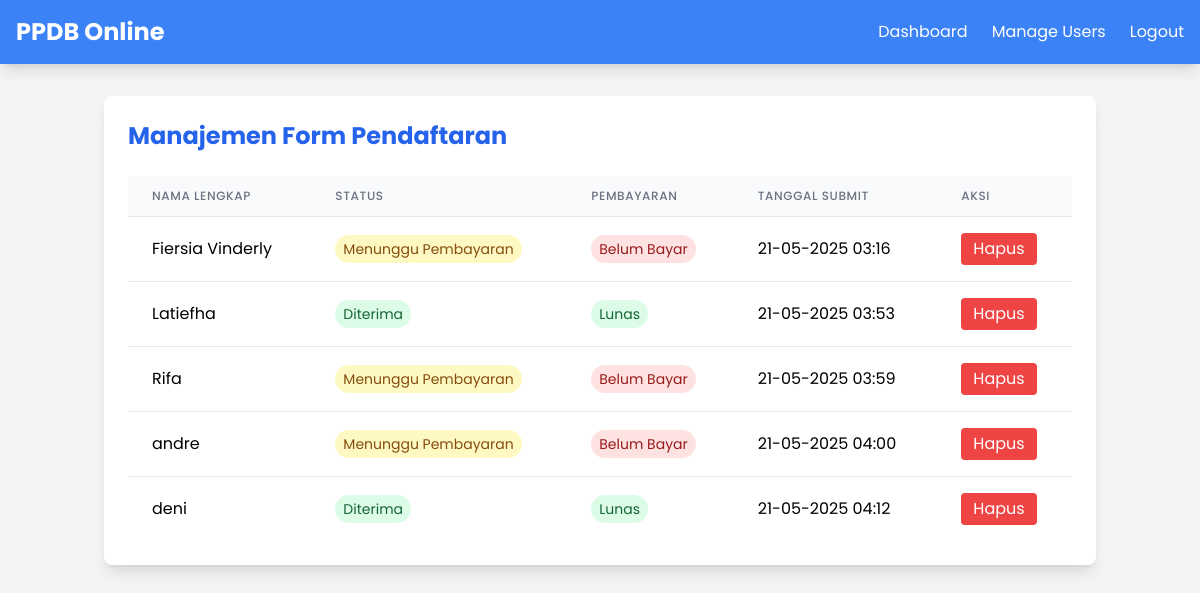
The app's page /admin/manage_forms (signed in), older data.
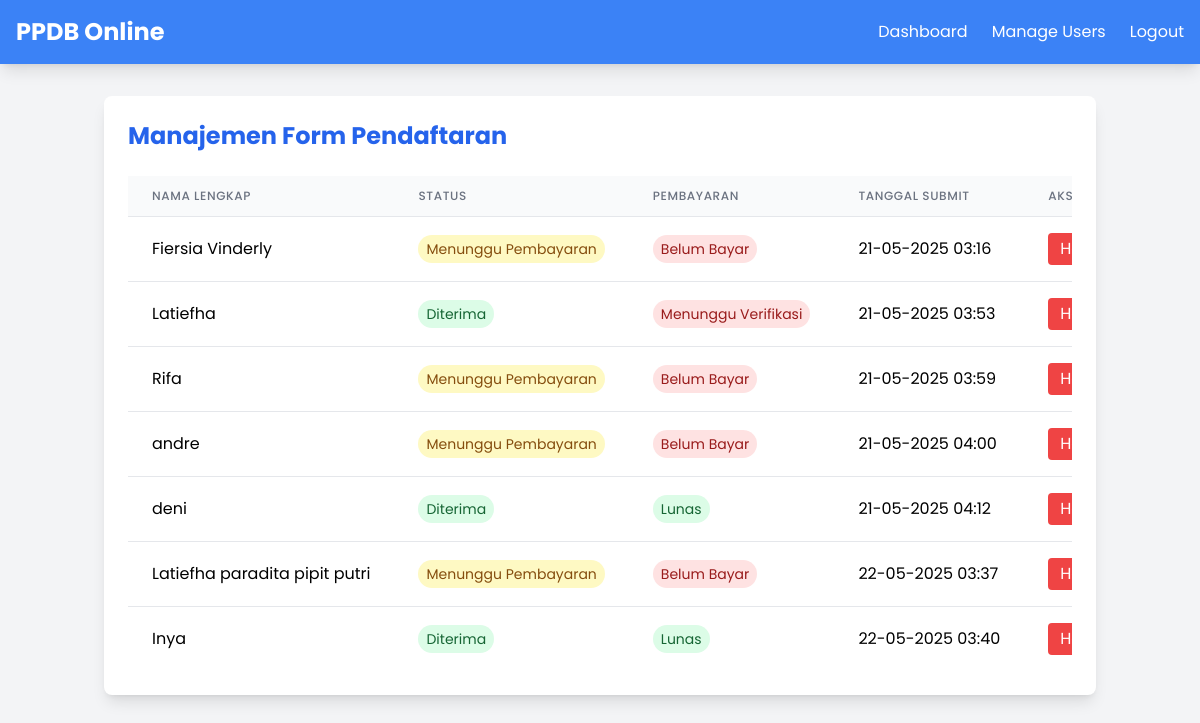
The same page, newer data.
### app/models.py (models this page shows, shortened)
class StudentForm(db.Model):
    __tablename__ = 'student_forms'
    id = db.Column(db.Integer, primary_key=True)
    user_id = db.Column(db.Integer, db.ForeignKey('users.id'), nullable=False)
    full_name = db.Column(db.String(100), nullable=False)
    gender = db.Column(db.String(1), nullable=False)
    birth_place = db.Column(db.String(100), nullable=False)
    birth_date = db.Column(db.Date, nullable=False)
    religion = db.Column(db.String(20), nullable=False)
    nisn = db.Column(db.String(20), nullable=False)
    father_name = db.Column(db.String(100), nullable=False)
    mother_name = db.Column(db.String(100), nullable=False)
    parent_phone = db.Column(db.String(15), nullable=False)
    parent_occupation = db.Column(db.String(100), nullable=False)
    address = db.Column(db.Text, nullable=False)
    previous_school = db.Column(db.String(100), nullable=False)
    achievement_file = db.Column(db.String(255), nullable=True)
    status = db.Column(db.String(20), default='Menunggu')
    payment_proof = db.Column(db.String(255), nullable=True)
    payment_status = db.Column(db.String(20), default='Belum Bayar')
    created_at = db.Column(db.DateTime, default=datetime.utcnow)
    user = db.relationship('User', backref='forms')
    accepted_record = db.relationship('AcceptedStudent', backref='form',
                                    uselist=False, cascade='all, delete-orphan')
    rejected_record = db.relationship('RejectedStudent', backref='form',
                                    uselist=False, cascade='all, delete-orphan')
    spp_payments = db.relationship('PaymentSPP', backref='student',
                                 lazy='dynamic', cascade='all, delete-orphan')

### app/routes/admin.py (the view)
    def wrapper(*args, **kwargs):
        if not current_user.is_authenticated or not current_user.is_admin:
            flash("Anda tidak memiliki akses ke halaman ini.", "danger")
            return redirect(url_for('main.index'))
        return func(*args, **kwargs)

### app/routes/admin.py (called while the page is built)
def admin_required(func):
    def wrapper(*args, **kwargs):
        if not current_user.is_authenticated or not current_user.is_admin:
            flash("Anda tidak memiliki akses ke halaman ini.", "danger")
            return redirect(url_for('main.index'))
        return func(*args, **kwargs)
    wrapper.__name__ = func.__name__
    return wrapper

@admin_bp.route('/manage_forms')
@login_required
@admin_required
def manage_forms():
    try:
        all_forms = StudentForm.query.all()
        print("\nAll forms in database:")
        for form in all_forms:
            print(f"ID: {form.id}, Name: {form.full_name}, Status: {form.status}")
        csrf_token = generate_csrf()
        return render_template('manage_forms.html', forms=all_forms, csrf_token=csrf_token)
    except Exception as e:
        print(f"Error in manage_forms: {str(e)}")
        return f"Error: {str(e)}", 500

### app/templates/manage_forms.html (shortened to what the changed rows need)
<!DOCTYPE html>
<html lang="id">
<head>
    <script src="https://cdn.tailwindcss.com"></script>
</head>
<body class="bg-gray-100 min-h-screen flex flex-col">
    <div class="container mx-auto px-4 py-8">
        <div class="bg-white rounded-lg shadow-lg p-6">
            <div class="flex justify-between items-center mb-6">
                <h2 class="text-2xl font-bold text-blue-600">Manajemen Form Pendaftaran</h2>
            </div>
            <div class="overflow-x-auto">
                <table class="min-w-full divide-y divide-gray-200">
                    <thead>
                        <tr>
                            <th class="px-6 py-3 bg-gray-50 text-left text-xs font-medium text-gray-500 uppercase tracking-wider">
                                Nama Lengkap
                            </th>
                            <th class="px-6 py-3 bg-gray-50 text-left text-xs font-medium text-gray-500 uppercase tracking-wider">
                                Status
                            </th>
                            <th class="px-6 py-3 bg-gray-50 text-left text-xs font-medium text-gray-500 uppercase tracking-wider">
                                Pembayaran
                            </th>
                            <th class="px-6 py-3 bg-gray-50 text-left text-xs font-medium text-gray-500 uppercase tracking-wider">
                                Tanggal Submit
                            </th>
                            <th class="px-6 py-3 bg-gray-50 text-left text-xs font-medium text-gray-500 uppercase tracking-wider">
                                Aksi
                            </th>
                        </tr>
                    </thead>
                    <tbody class="bg-white divide-y divide-gray-200">
                        {% for form in forms %}
                        <tr id="form-row-{{ form.id }}">
                            <td class="px-6 py-4 whitespace-nowrap">{{ form.full_name }}</td>
                            <td class="px-6 py-4 whitespace-nowrap">
                                <span class="px-2 py-1 text-sm rounded-full
                                    {% if form.status == 'Diterima' %}
                                        bg-green-100 text-green-800
                                    {% elif form.status == 'Ditolak' %}
                                        bg-red-100 text-red-800
                                    {% else %}
                                        bg-yellow-100 text-yellow-800
                                    {% endif %}">
                                    {{ form.status }}
                                </span>
                            </td>
                            <td class="px-6 py-4 whitespace-nowrap">
                                <span class="px-2 py-1 text-sm rounded-full
                                    {% if form.payment_status == 'Lunas' %}
                                        bg-green-100 text-green-800
                                    {% else %}
                                        bg-red-100 text-red-800
                                    {% endif %}">
                                    {{ form.payment_status or 'Belum Bayar' }}
                                </span>
                            </td>
                            <td class="px-6 py-4 whitespace-nowrap">
                                {{ form.created_at.strftime('%d-%m-%Y %H:%M') }}
                            </td>
                            <td class="px-6 py-4 whitespace-nowrap">
                                <button onclick="deleteForm({{ form.id }})"
                                        class="bg-red-500 hover:bg-red-600 text-white px-3 py-1 rounded">
                                    Hapus
                                </button>
                            </td>
                        </tr>
                        {% endfor %}
                    </tbody>
                </table>
            </div>
        </div>
    </div>
</body>
</html>

Row changes from the older to the newer data that the page shows:
changed StudentForm "Latiefha": payment_status "Lunas" → "Menunggu Verifikasi"
added StudentForm: full_name "Latiefha paradita pipit putri", status "Menunggu Pembayaran", payment_status "Belum Bayar", created_at "22-05-2025 03:37"
added StudentForm: full_name "Inya", status "Diterima", payment_status "Lunas", created_at "22-05-2025 03:40"
